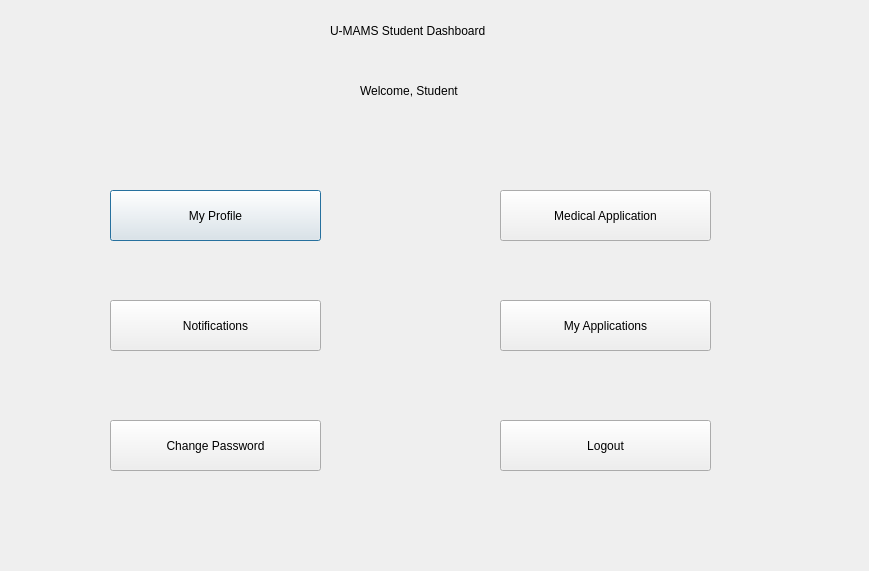
<?xml version="1.0" encoding="UTF-8"?>
<ui version="4.0">
 <class>StudentDashboard</class>
 <widget class="QDialog" name="StudentDashboard">
  <property name="geometry">
   <rect>
    <x>0</x>
    <y>0</y>
    <width>869</width>
    <height>571</height>
   </rect>
  </property>
  <property name="windowTitle">
   <string>Dialog</string>
  </property>
  <widget class="QLabel" name="lblTitle">
   <property name="geometry">
    <rect>
     <x>330</x>
     <y>10</y>
     <width>201</width>
     <height>41</height>
    </rect>
   </property>
   <property name="text">
    <string>U-MAMS Student Dashboard</string>
   </property>
  </widget>
  <widget class="QLabel" name="lblWelcome">
   <property name="geometry">
    <rect>
     <x>360</x>
     <y>80</y>
     <width>121</width>
     <height>21</height>
    </rect>
   </property>
   <property name="text">
    <string>Welcome, Student</string>
   </property>
  </widget>
  <widget class="QPushButton" name="btnProfile">
   <property name="geometry">
    <rect>
     <x>110</x>
     <y>190</y>
     <width>211</width>
     <height>51</height>
    </rect>
   </property>
   <property name="text">
    <string>My Profile</string>
   </property>
  </widget>
  <widget class="QPushButton" name="btnNotifications">
   <property name="geometry">
    <rect>
     <x>110</x>
     <y>300</y>
     <width>211</width>
     <height>51</height>
    </rect>
   </property>
   <property name="text">
    <string>Notifications</string>
   </property>
  </widget>
  <widget class="QPushButton" name="btnChangePassword">
   <property name="geometry">
    <rect>
     <x>110</x>
     <y>420</y>
     <width>211</width>
     <height>51</height>
    </rect>
   </property>
   <property name="text">
    <string>Change Password</string>
   </property>
  </widget>
  <widget class="QPushButton" name="btnMedicalApplication">
   <property name="geometry">
    <rect>
     <x>500</x>
     <y>190</y>
     <width>211</width>
     <height>51</height>
    </rect>
   </property>
   <property name="text">
    <string>Medical Application</string>
   </property>
  </widget>
  <widget class="QPushButton" name="btnMyApplications">
   <property name="geometry">
    <rect>
     <x>500</x>
     <y>300</y>
     <width>211</width>
     <height>51</height>
    </rect>
   </property>
   <property name="text">
    <string>My Applications</string>
   </property>
  </widget>
  <widget class="QPushButton" name="btnLogout">
   <property name="geometry">
    <rect>
     <x>500</x>
     <y>420</y>
     <width>211</width>
     <height>51</height>
    </rect>
   </property>
   <property name="text">
    <string>Logout</string>
   </property>
  </widget>
 </widget>
 <resources/>
 <connections/>
</ui>
